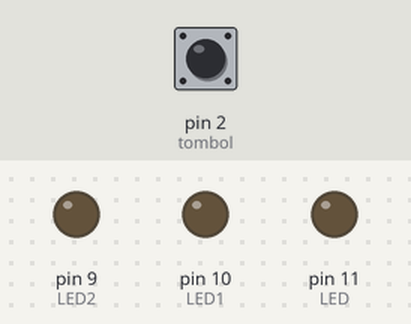
This sketch was run on a simulated Arduino Uno, built with avr-gcc and run on an emulated ATmega328P. Shown: output pins drawn as LEDs (lit = HIGH). The test bench sets the inputs (shaded band); at power-on: pin 2 (tombol) HIGH.

Above: at 1.2 s.
1.3 s: pin 2 (tombol) pulled LOW for 0.15 s
At 1.37 s:
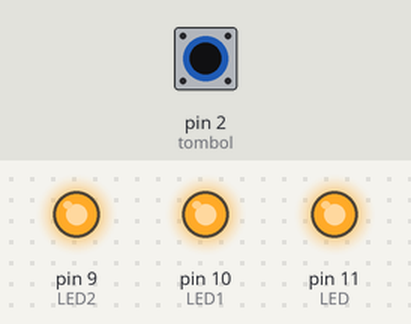
2.9 s: pin 2 (tombol) pulled LOW for 3.2 s
At 7.2 s:
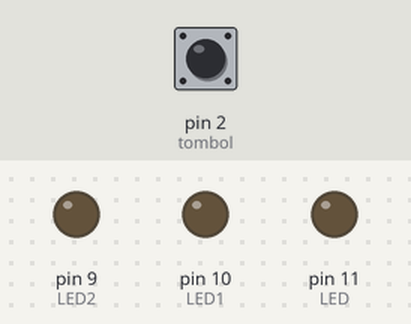
Timing chart, 0 to 8.7 s (numbered marks = the images above; inputs shaded):
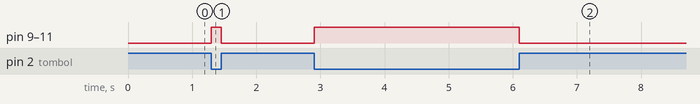

The sketch:

PushButton.ino
```cpp
int LED=11;
int LED1=10;
int LED2=9;
int tombol=2;

void setup(){
pinMode(LED,OUTPUT);
pinMode(LED1,OUTPUT);
pinMode(LED2,OUTPUT);
pinMode(tombol,INPUT);
}

void loop(){
if(digitalRead(tombol)==LOW){
  digitalWrite(LED,HIGH);
  digitalWrite(LED1,HIGH);
  digitalWrite(LED2,HIGH);
}
else{
  digitalWrite(LED,LOW);
  digitalWrite(LED1,LOW);
  digitalWrite(LED2,LOW);
}
}
```

Measured:
- after the input at 1.3 s, pin 9 (LED2), pin 10 (LED1), pin 11 (LED): LOW → HIGH at once, → LOW 0.15 s later
- after the input at 2.9 s, pin 9 (LED2), pin 10 (LED1), pin 11 (LED): LOW → HIGH at once, → LOW 3.2 s later
